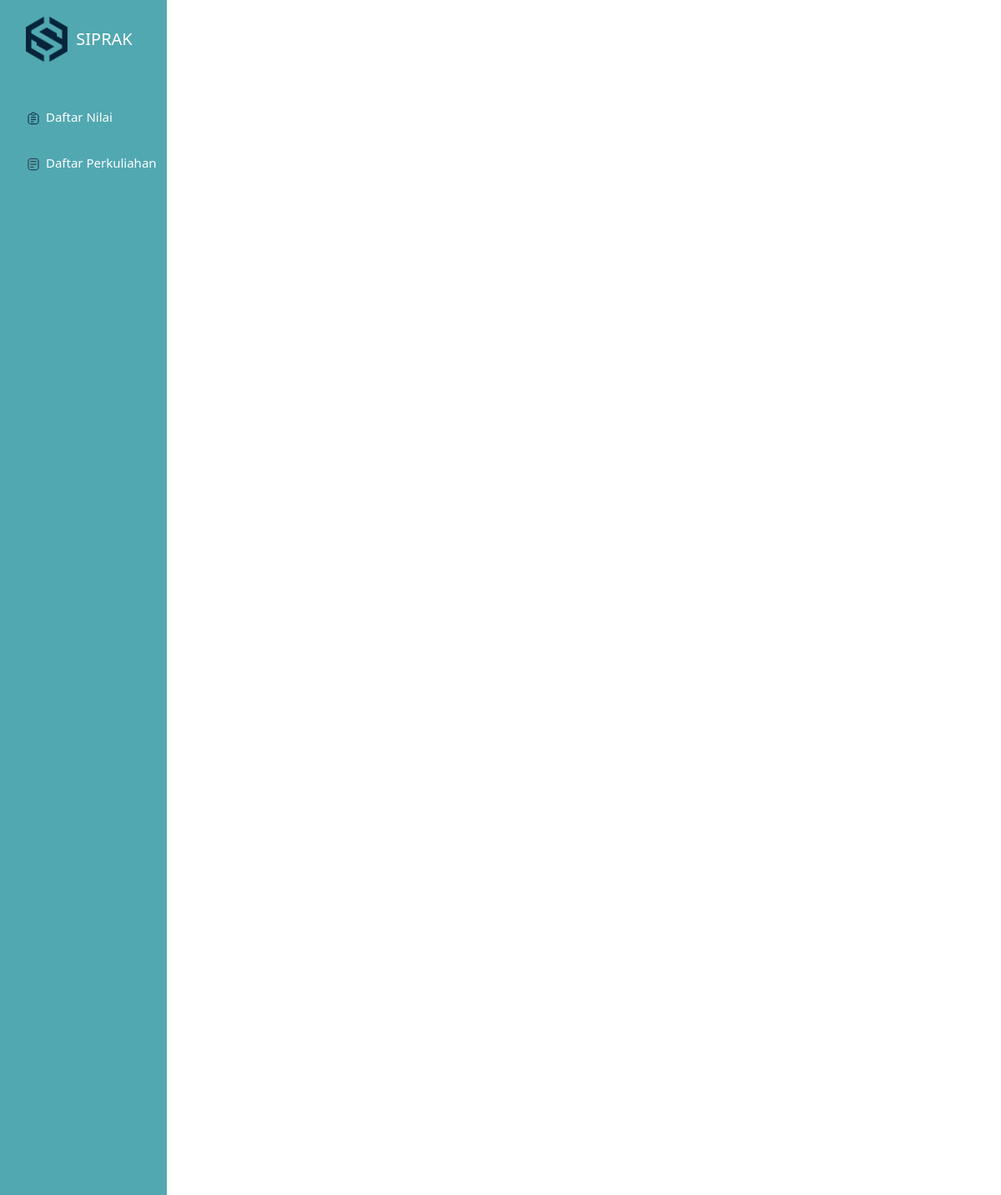
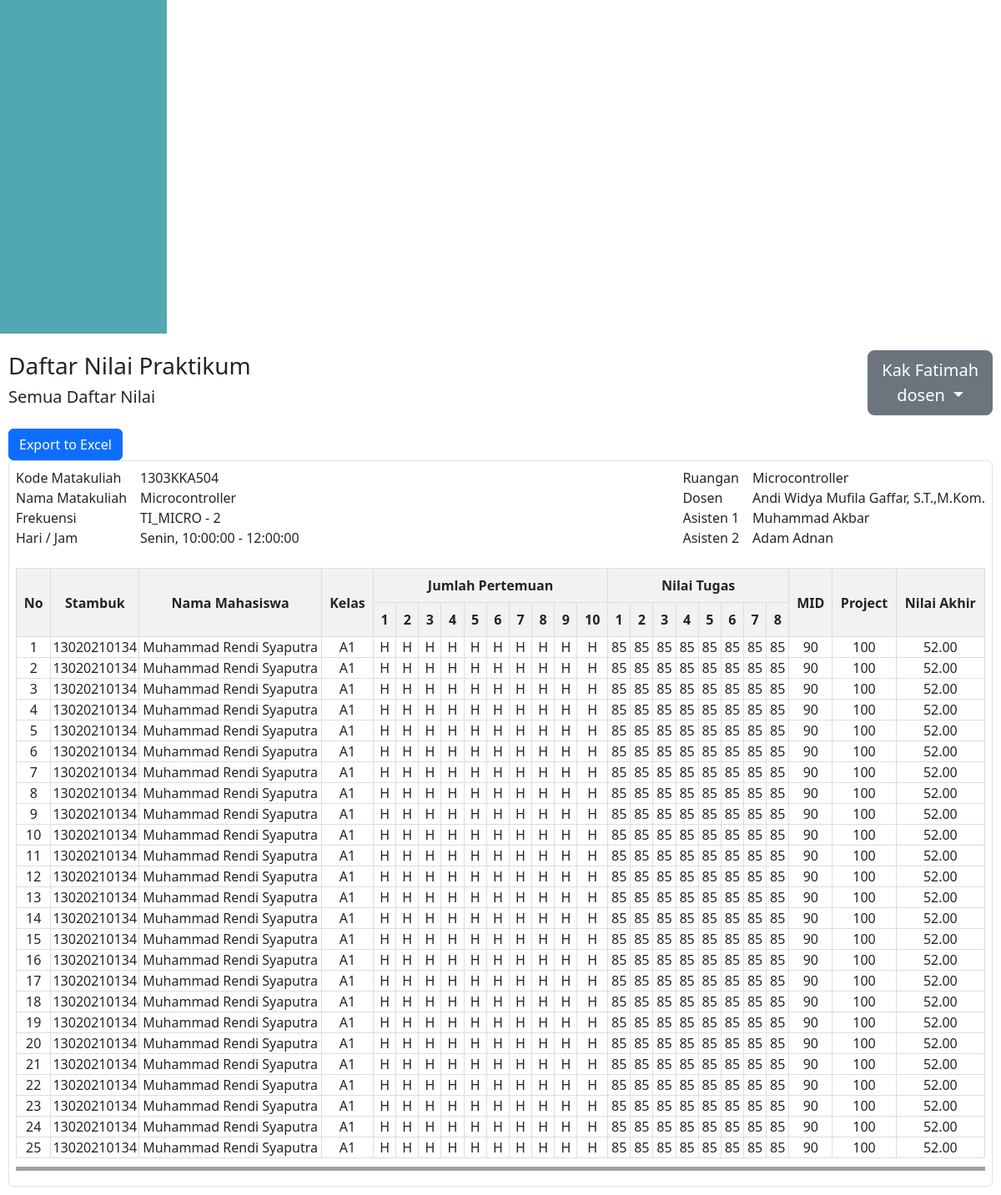
/public/daftarnilai (signed in), run on the app's committed database (2 pictures, top to bottom).
### tables this page shows
CREATE TABLE `frekuensi` (
  `id_frekuensi` int(11) NOT NULL,
  `kode_frekuensi` varchar(20) DEFAULT NULL,
  `id_dosen` int(11) DEFAULT NULL,
  `id_asisten1` int(11) DEFAULT NULL,
  `id_asisten2` int(11) DEFAULT NULL,
  `id_laboratorium` int(11) DEFAULT NULL,
  `id_matkul` int(11) DEFAULT NULL,
  `hari` varchar(10) DEFAULT NULL,
  `jam_mulai` time DEFAULT NULL,
  `jam_selesai` time DEFAULT NULL,
  `status` enum('Belum','Selesai') DEFAULT 'Belum'
);

CREATE TABLE `mata_kuliah` (
  `id_matkul` int(11) NOT NULL,
  `kode_matkul` char(10) NOT NULL,
  `nama_matkul` varchar(100) DEFAULT NULL,
  `jurusan` varchar(100) DEFAULT NULL,
  `tahun_ajaran` enum('Ganjil','Genap') DEFAULT NULL,
  `singkatan` varchar(10) DEFAULT NULL
);

CREATE TABLE `laboratorium` (
  `id_laboratorium` int(11) NOT NULL,
  `nama_laboratorium` varchar(100) DEFAULT NULL,
  `kapasitas` int(5) DEFAULT NULL
);

CREATE TABLE `dosen` (
  `id_dosen` int(11) NOT NULL,
  `id_user` int(11) NOT NULL,
  `nidn` varchar(10) NOT NULL,
  `email` varchar(50) NOT NULL,
  `nama` varchar(100) DEFAULT NULL
);

CREATE TABLE `asisten` (
  `id_asisten` int(11) NOT NULL,
  `id_user` int(11) NOT NULL,
  `nim` char(11) NOT NULL,
  `email` varchar(50) NOT NULL,
  `nama` varchar(100) DEFAULT NULL
);

### app/core/Controller.php (called while the page is built, shortened)
<?php
class Controller {
    public function view($view, $data = []) {
        require_once "../app/views/$view.php";
    }
    public function model($model) {
        return new $model;
    }
}

### app/controllers/DaftarNilai.php (called while the page is built, shortened)
<?php
class DaftarNilai extends Controller {
    public function index() {
        $data['title'] = 'Daftar Nilai';
        $data['header'] = 'Daftar Nilai Praktikum';
        $data['detail'] = 'Semua Daftar Nilai';
        $data['frekuensi'] = $this->model('DataFrekuensi_model')->getDataFrekuensiByIdMatkul(10);
        $data['mata_kuliah'] = $this->model('MataKuliah_model')->getAllMataKuliah();
        $this->view('templates/header', $data);
        $this->view('templates/sidebar', $data);
        $this->view('templates/headerProfile', $data);
        if ($_SESSION['role_user'] == 'dosen') {
            $id_dosen = $this->model('Dosen_model')->getIdDosen($_SESSION['id_user']);
            $data['frekuensi'] = $this->model('DataFrekuensi_model')->getDataFrekuensiByIdDosen($id_dosen['id_dosen']);
        }
        $this->view('daftarNilai/index', $data);
        $this->view('templates/footer');
    }
}

### app/core/App.php (called while the page is built, shortened)
<?php
class App {
    protected $method = 'index';
    protected $params = [];
    public function __construct() {
        $this->controller = new $this->controller;
        call_user_func_array([$this->controller, $this->method], $this->params);
    }
}

### public/index.php (called while the page is built, shortened)
<?php
$app = new App;

### app/core/Database.php (called while the page is built, shortened)
<?php
class Database {
    private $host = DB_HOST;
    private $user = DB_USER;
    private $pass = DB_PASS;
    private $db_name = DB_NAME;
    private $dbh;
    private $stmt;
    public function __construct() {
        $dsn = 'mysql:host='. $this->host . ';dbname=' . $this->db_name;
        $option = [
            PDO::ATTR_PERSISTENT => true,
            PDO::ATTR_ERRMODE => PDO::ERRMODE_EXCEPTION
        ];
        try {
            $this->dbh = new PDO($dsn, $this->user, $this->pass, $option);
        } catch(PDOException $e) {
            die($e->getMessage());
        }
    }
    public function query($query) {
        $this->stmt = $this->dbh->prepare($query);
    }
    public function bind($param, $value, $type = NULL) {
        if(is_null($type)) {
            switch(true) {
                case is_int($value):
                    $type = PDO::PARAM_INT;
                    break;
                default:
                    $type = PDO::PARAM_STR;
            }
        }
        $this->stmt->bindValue($param, $value, $type);
    }
    public function execute() {
        $this->stmt->execute();
    }
    public function resultSet() {
        $this->execute();
        return $this->stmt->fetchAll(PDO::FETCH_ASSOC);
    }
    public function single() {
        $this->execute();
        return $this->stmt->fetch(PDO::FETCH_ASSOC);
    }
}

### app/models/DataFrekuensi_model.php (called while the page is built, shortened)
<?php
class DataFrekuensi_model {
    private $db;
    public function __construct() {
        $this->db = new Database;
    }
    public function getDataFrekuensiByIdMatkul($id_matkul) {
        $query = 'CALL proc_frek_filter_id_matkul(:id_matkul)';
        $this->db->query($query);
        $this->db->bind('id_matkul', $id_matkul);
        return $this->db->resultSet();
    }
    public function getDataFrekuensiByIdDosen($id_dosen) {
        $query = 'CALL proc_frek_filter_id_dosen(:id_dosen)';
        $this->db->query($query);
        $this->db->bind('id_dosen', $id_dosen);
        return $this->db->resultSet();
    }
}

### app/models/Dosen_model.php (called while the page is built, shortened)
<?php
class Dosen_model {
    private $table = 'dosen';
    private $db;
    public function __construct() {
        $this->db = new Database;
    }
    public function getIdDosen($id_user) {
        $this->db->query('SELECT id_dosen FROM ' . $this->table . ' WHERE id_user = :id_user');
        $this->db->bind('id_user', $id_user);
        return $this->db->single();
    }
}

### app/views/daftarNilai/index.php (the view, shortened to what this page needs)
<div class="content">
    <button class="btn btn-primary btnExport">Export to Excel</button>
    <div class="frekuensi border p-2 rounded" <?php if ($_SESSION['role_user'] == 'dosen') echo 'style="max-height: calc(100vh - 130px)"'?>>
        <?php foreach($data['frekuensi'] as $frek) :?>
        <div class="data-frekuensi d-flex flex-row justify-content-between mb-4">
            <div class="column-1 d-flex flex-row gap-3">
                <div class="frek-header d-flex flex-column">
                    <span>Kode Matakuliah</span>
                    <span>Nama Matakuliah</span>
                    <span>Frekuensi</span>
                    <span>Hari / Jam</span>
                </div>
                <div class="frek-value d-flex flex-column">
                    <span><?= $frek['kode_matkul']?></span>
                    <span><?= $frek['nama_matkul']?></span>
                    <span><?= $frek['kode_frekuensi']?></span>
                    <span><?= $frek['hari'] . ', ' . $frek['jam_mulai'] . ' - ' . $frek['jam_selesai'];?></span>
                </div>
            </div>
            <div class="column-2 d-flex flex-row gap-3">
                <div class="frek-header d-flex flex-column">
                    <span>Ruangan</span>
                    <span>Dosen</span>
                    <span>Asisten 1</span>
                    <span>Asisten 2</span>
                </div>
                <div class="frek-value d-flex flex-column">
                    <span><?= $frek['nama_laboratorium']?></span>
                    <span><?= $frek['nama_dosen']?></span>
                    <span><?= $frek['asisten1']?></span>
                    <span><?= $frek['asisten2']?></span>
                </div>
            </div>
        </div>
        <div class="nilai-frekuensi">
        <table class="tabel-nilai">
            <thead>
                <tr>
                    <th rowspan="2">No</th>
                    <th rowspan="2">Stambuk</th>
                    <th rowspan="2"">Nama Mahasiswa</th>
                    <th rowspan="2">Kelas</th>
                    <th colspan="10">Jumlah Pertemuan</th>
                    <th colspan="8">Nilai Tugas</th>
                    <th rowspan="2">MID</th>
                    <th rowspan="2">Project</th>
                    <th rowspan="2">Nilai Akhir</th>
                </tr>
                <tr>
                    <?php for ($i = 1; $i <= 10; $i++) { ?>
                        <th><?php echo $i; ?></th>
                    <?php } ?>
                    <?php for ($i = 1; $i <= 8; $i++) { ?>
                        <th><?php echo $i; ?></th>
                    <?php } ?>
                </tr>
            </thead>
            <tbody>
                <?php for ($i = 0; $i < 25; $i++) { ?>
                    <tr>
                        <td><?= $i+1;?></td>
                        <td><?= ($_SESSION['role_user'] != 'dosen') ? "<input type='text' value='13020210134'>" : "13020210134"; ?></td>
                        <td><?= ($_SESSION['role_user'] != 'dosen') ? "<input type='text' value='Muhammad Rendi Syaputra'>" : "Muhammad Rendi Syaputra"; ?></td>
                        <td><?= ($_SESSION['role_user'] != 'dosen') ? "<input type='text' value='A1'>" : "A1"; ?></td>
                        <?php for ($j = 0; $j < 10; $j++) { ?>
                            <td><?= ($_SESSION['role_user'] != 'dosen') ? "<input type='text' value='H'>" : "H"; ?></td>
                        <?php } ?>
                        <?php for ($k = 0; $k < 8; $k++) { ?>
                            <td><?= ($_SESSION['role_user'] != 'dosen') ? "<input type='number' value='100'>" : "85"; ?></td>
                        <?php } ?>
                        <td><?= ($_SESSION['role_user'] != 'dosen') ? "<input type='number' value='90'>" : "90"; ?></td>
                        <td><?= ($_SESSION['role_user'] != 'dosen') ? "<input type='number' value='100'>" : "100"; ?></td>
                        <td></td>
                    </tr>
                <?php } ?>
            </tbody>
        </table>
        </div>
        <div class="line-stright"></div>
        <?php endforeach;?>
    </div>
</div>

### app/views/templates/header.php (shortened to what this page needs)
<!DOCTYPE html>
<html lang="en">
<head>
    <link rel="stylesheet" href="https://cdnjs.cloudflare.com/ajax/libs/twitter-bootstrap/5.3.0/css/bootstrap.min.css">
    <link rel="stylesheet" href="https://cdn.datatables.net/1.13.7/css/dataTables.bootstrap5.min.css">
    <link rel="stylesheet" href="<?= BASEURL; ?>/css/bootstrap/bootstrap.css">
    <link rel="stylesheet" href="<?= BASEURL; ?>/css/style.css">
</head>
<body>
    <div id="container" class="d-flex justify-content-center">

### app/views/templates/sidebar.php (shortened to what this page needs)
<div class="container-fluid">
  <div class="row">
    <nav class="col-md-2 d-none d-md-block sidebar">
      <div class="sidebar-logo">
        <a href="<?= BASEURL?>/DaftarNilai">
          <img src="<?= BASEURL ?>/images/logo.png" alt="Logo SIPEMLA" />
        </a>
        <h5 class="link-sipemla">
          SIPRAK
        </h5>
      </div>
      <ul class="sidebar-menu" style="width: 200px">
        <li>
          <a href="<?= BASEURL?>/DaftarNilai"><img src="<?= BASEURL ?>/icons/daftar-nilai.svg" alt="Icon 1" />Daftar Nilai</a>
        </li>
        <?php if ($_SESSION['role_user'] != 'asisten') : ?>
        <li>
          <a href="<?= BASEURL?>/daftarperkuliahan"><img src="<?= BASEURL ?>/icons/data-frekuensi.svg" alt="Icon 1" />Daftar Perkuliahan</a>
        </li>
        <?php endif?>
      </ul>
    </nav>

### app/views/templates/headerProfile.php (shortened to what this page needs)
<div id="main" class="d-flex flex-column">
  <div class="header mb-3">
    <div class="title-profile d-flex justify-content-between align-items-center">
      <div class="title">
        <h3><?= $data['header']?></h3>
        <h5><?= $data['detail']?></h5>
      </div>
      <div class="profile">
        <div class="btn-group">
          <button class="btn btn-secondary btn-lg dropdown-toggle" type="button" data-bs-toggle="dropdown" aria-expanded="false">
            <span class="profile-name">Kak Fatimah</span><br>
            <span class="profile-role"><?= $_SESSION['role_user']?></span>
          </button>
        </div>
      </div>
    </div>
  </div>

### app/views/templates/footer.php (shortened to what this page needs)
        </div>
    </body>
</html>

### public/css/style.css (style rules this page uses)
.sidebar { height: 100vh; background-color: #51a8b1; color: #fff; padding-top: 20px; }
.sidebar-logo { text-align: center; margin-bottom: 20px; display: flex; align-items: center; justify-content: center; }
.sidebar-logo h5 { padding: 10px; margin: 0; }
.sidebar-logo img { width: 50px; height: auto; }
.sidebar-menu { margin-top: 50px; list-style-type: none; padding: 3px; font-size: 15px; }
.sidebar-menu li { margin-bottom: 25px; }
.sidebar-menu a { color: #fff; text-decoration: none; border-radius: 15px; padding: 5px 10px; transition: background-color 0.3s, border 0.3s; }
.sidebar-menu img { padding: 7px; width: 30px; height: auto; }
#main { flex: 1; padding: 10px; padding-top: 20px; }
ul li { list-style-type: none; }
.frekuensi { max-height: calc(100vh - 250px); overflow-y: auto; }
.tabel-nilai { border-collapse: collapse; width: 100%; }
.tabel-nilai th, .tabel-nilai td { border: 1px solid #ddd; padding: 8px; text-align: center; }
.tabel-nilai th { background-color: #f2f2f2; }
.tabel-nilai td { padding: 0; }
.line-stright { background-color: #A2A1A8; height: 5px; width: 100%; margin-top: 10px; margin-bottom: 10px; }
.frekuensi, .data-mahasiswa { border: 1px solid #ddd; border-radius: 5px; }

### data on the page
frekuensi: id_matkul.kode_matkul "1303KKA504", id_matkul.nama_matkul "Microcontroller", kode_frekuensi "TI_MICRO - 2", hari "Senin", jam_mulai "10:00:00", jam_selesai "12:00:00", id_laboratorium.nama_laboratorium "Microcontroller", id_dosen.nama "Andi Widya Mufila Gaffar, S.T.,M.Kom.", asisten.nama "Muhammad Akbar", asisten.nama "Adam Adnan"

### other printed values
$data['header'] "Daftar Nilai Praktikum"
$data['detail'] "Semua Daftar Nilai"
$_SESSION['role_user'] "dosen"
